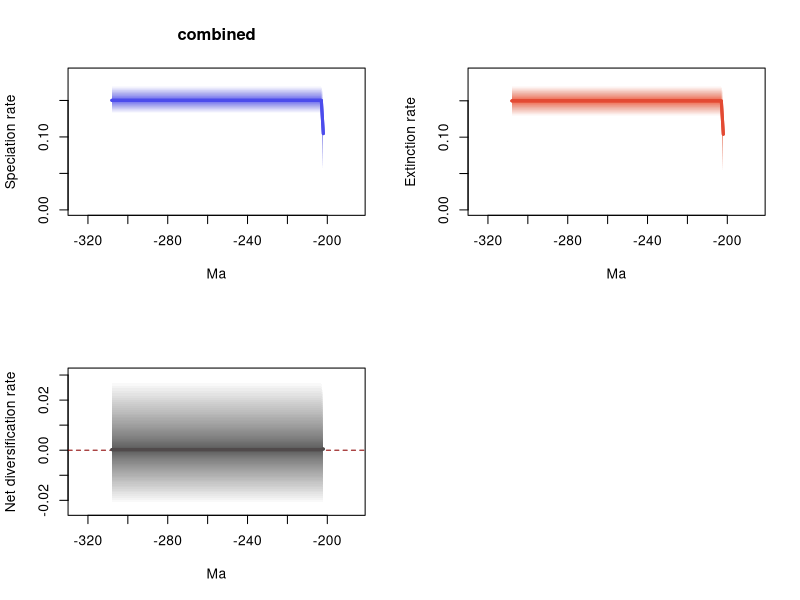

The R source for this figure:
# 1 files combined:
# 	C:\Users\SimoesLabAdmin\Documents\BDNN_Arielli\temnospondyli\mcmc_predictors\B_covar_mcmc/combined_10_marginal_rates.log

# 95% HPDs calculated using code from Biopy (https://www.cs.auckland.ac.nz/~yhel002/biopy/)

pdf(file='C:/Users/SimoesLabAdmin/Documents/BDNN_Arielli/temnospondyli/mcmc_predictors/B_covar_mcmc/combined_10_marginal_rates_RTT.pdf',width=10.8, height=8.4)
par(mfrow=c(2,2))
library(scales)
plot_RTT <- function (age,hpd_M,hpd_m,mean_m,color){
    N=100
    beta=(1:(N-1))/N
    alpha_shape=0.25
    cat=1-(beta^(1./alpha_shape))
    for (i in 1:(N-1)){
        trans= 1/N + 2/N
        polygon(c(age, rev(age)), c(hpd_M-((hpd_M-mean_m)*cat[i]), rev(hpd_m+((mean_m-hpd_m)*cat[i]))), col = alpha(color,trans), border = NA)
    }
    lines(rev(age), rev(mean_m), col = color, lwd=3)
}
    
L_hpd_m95=c(NA, NA,NA,NA,NA,NA,NA,NA,NA,NA,NA,NA,NA,NA,NA,NA,NA,NA,NA,NA,NA,NA,NA,NA,NA,NA,NA,NA,NA,NA,NA,NA,NA,NA,NA,NA,NA,NA,NA,NA,NA,NA,NA,NA,NA,NA,NA,NA,NA,NA,NA,NA,NA,NA,NA,NA,NA,NA,NA,NA,NA,NA,NA,NA,NA,NA,NA,NA,NA,NA,NA,NA,NA,NA,NA,NA,NA,NA,NA,NA,NA,NA,NA,NA,NA,NA,NA,NA,NA,NA,NA,NA,NA,NA,NA,NA,NA,NA,NA,NA,NA,NA,NA,NA,NA,NA,NA,NA,NA,NA,NA,NA,NA,NA,NA,NA,NA,NA,NA,NA,NA,NA,NA,NA,NA,NA,NA,NA,NA,NA,NA,NA,NA,NA,NA,NA,NA,NA,NA,NA,NA,NA,NA,NA,NA,NA,NA,NA,NA,NA,NA,NA,NA,NA,NA,NA,NA,NA,NA,NA,NA,NA,NA,NA,NA,NA,NA,NA,NA,NA,NA,NA,NA,NA,NA,NA,NA,NA,NA,NA,NA,NA,NA,NA,NA,NA,NA,NA,NA,NA,NA,NA,NA,NA,NA,NA,NA,NA,NA,NA,NA,NA,0.0,0.132778,0.132778,0.132778,0.132778,0.132778,0.132778,0.132778,0.132778,0.132778,0.132778,0.132778,0.132778,0.132778,0.132778,0.132778,0.132778,0.132778,0.132778,0.132778,0.132778,0.132778,0.132778,0.132778,0.132778,0.132778,0.132778,0.132778,0.132778,0.132778,0.132778,0.132778,0.132778,0.132778,0.132778,0.132778,0.132778,0.132778,0.132778,0.132778,0.132778,0.132778,0.132778,0.132778,0.132778,0.132778,0.132778,0.132778,0.132778,0.132778,0.132778,0.132778,0.132778,0.132778,0.132778,0.132778,0.132778,0.132778,0.132778,0.132778,0.132778,0.132778,0.132778,0.132778,0.132778,0.132778,0.132778,0.132778,0.132778,0.132778,0.132778,0.132778,0.132778,0.132778,0.132778,0.132778,0.132778,0.132778,0.132778,0.132778,0.132778,0.132778,0.132778,0.132778,0.132778,0.132778,0.132778,0.132778,0.132778,0.132778,0.132778,0.132778,0.132778,0.132778,0.132778,0.132778,0.132778,0.132778,0.132778,0.132778,0.132778,0.132778,0.132778,0.132778,0.132778,0.132778,0.132778)
L_hpd_M95=c(NA, NA,NA,NA,NA,NA,NA,NA,NA,NA,NA,NA,NA,NA,NA,NA,NA,NA,NA,NA,NA,NA,NA,NA,NA,NA,NA,NA,NA,NA,NA,NA,NA,NA,NA,NA,NA,NA,NA,NA,NA,NA,NA,NA,NA,NA,NA,NA,NA,NA,NA,NA,NA,NA,NA,NA,NA,NA,NA,NA,NA,NA,NA,NA,NA,NA,NA,NA,NA,NA,NA,NA,NA,NA,NA,NA,NA,NA,NA,NA,NA,NA,NA,NA,NA,NA,NA,NA,NA,NA,NA,NA,NA,NA,NA,NA,NA,NA,NA,NA,NA,NA,NA,NA,NA,NA,NA,NA,NA,NA,NA,NA,NA,NA,NA,NA,NA,NA,NA,NA,NA,NA,NA,NA,NA,NA,NA,NA,NA,NA,NA,NA,NA,NA,NA,NA,NA,NA,NA,NA,NA,NA,NA,NA,NA,NA,NA,NA,NA,NA,NA,NA,NA,NA,NA,NA,NA,NA,NA,NA,NA,NA,NA,NA,NA,NA,NA,NA,NA,NA,NA,NA,NA,NA,NA,NA,NA,NA,NA,NA,NA,NA,NA,NA,NA,NA,NA,NA,NA,NA,NA,NA,NA,NA,NA,NA,NA,NA,NA,NA,NA,NA,0.163759,0.169945,0.169945,0.169945,0.169945,0.169945,0.169945,0.169945,0.169945,0.169945,0.169945,0.169945,0.169945,0.169945,0.169945,0.169945,0.169945,0.169945,0.169945,0.169945,0.169945,0.169945,0.169945,0.169945,0.169945,0.169945,0.169945,0.169945,0.169945,0.169945,0.169945,0.169945,0.169945,0.169945,0.169945,0.169945,0.169945,0.169945,0.169945,0.169945,0.169945,0.169945,0.169945,0.169945,0.169945,0.169945,0.169945,0.169945,0.169945,0.169945,0.169945,0.169945,0.169945,0.169945,0.169945,0.169945,0.169945,0.169945,0.169945,0.169945,0.169945,0.169945,0.169945,0.169945,0.169945,0.169945,0.169945,0.169945,0.169945,0.169945,0.169945,0.169945,0.169945,0.169945,0.169945,0.169945,0.169945,0.169945,0.169945,0.169945,0.169945,0.169945,0.169945,0.169945,0.169945,0.169945,0.169945,0.169945,0.169945,0.169945,0.169945,0.169945,0.169945,0.169945,0.169945,0.169945,0.169945,0.169945,0.169945,0.169945,0.169945,0.169945,0.169945,0.169945,0.169945,0.169945,0.169945)
M_hpd_m95=c(NA, NA,NA,NA,NA,NA,NA,NA,NA,NA,NA,NA,NA,NA,NA,NA,NA,NA,NA,NA,NA,NA,NA,NA,NA,NA,NA,NA,NA,NA,NA,NA,NA,NA,NA,NA,NA,NA,NA,NA,NA,NA,NA,NA,NA,NA,NA,NA,NA,NA,NA,NA,NA,NA,NA,NA,NA,NA,NA,NA,NA,NA,NA,NA,NA,NA,NA,NA,NA,NA,NA,NA,NA,NA,NA,NA,NA,NA,NA,NA,NA,NA,NA,NA,NA,NA,NA,NA,NA,NA,NA,NA,NA,NA,NA,NA,NA,NA,NA,NA,NA,NA,NA,NA,NA,NA,NA,NA,NA,NA,NA,NA,NA,NA,NA,NA,NA,NA,NA,NA,NA,NA,NA,NA,NA,NA,NA,NA,NA,NA,NA,NA,NA,NA,NA,NA,NA,NA,NA,NA,NA,NA,NA,NA,NA,NA,NA,NA,NA,NA,NA,NA,NA,NA,NA,NA,NA,NA,NA,NA,NA,NA,NA,NA,NA,NA,NA,NA,NA,NA,NA,NA,NA,NA,NA,NA,NA,NA,NA,NA,NA,NA,NA,NA,NA,NA,NA,NA,NA,NA,NA,NA,NA,NA,NA,NA,NA,NA,NA,NA,NA,NA,0.0,0.128824,0.128824,0.128824,0.128824,0.128824,0.128824,0.128824,0.128824,0.128824,0.128824,0.128824,0.128824,0.128824,0.128824,0.128824,0.128824,0.128824,0.128824,0.128824,0.128824,0.128824,0.128824,0.128824,0.128824,0.128824,0.128824,0.128824,0.128824,0.128824,0.128824,0.128824,0.128824,0.128824,0.128824,0.128824,0.128824,0.128824,0.128824,0.128824,0.128824,0.128824,0.128824,0.128824,0.128824,0.128824,0.128824,0.128824,0.128824,0.128824,0.128824,0.128824,0.128824,0.128824,0.128824,0.128824,0.128824,0.128824,0.128824,0.128824,0.128824,0.128824,0.128824,0.128824,0.128824,0.128824,0.128824,0.128824,0.128824,0.128824,0.128824,0.128824,0.128824,0.128824,0.128824,0.128824,0.128824,0.128824,0.128824,0.128824,0.128824,0.128824,0.128824,0.128824,0.128824,0.128824,0.128824,0.128824,0.128824,0.128824,0.128824,0.128824,0.128824,0.128824,0.128824,0.128824,0.128824,0.128824,0.128824,0.128824,0.128824,0.128824,0.128824,0.128824,0.128824,0.128824,0.128824)
M_hpd_M95=c(NA, NA,NA,NA,NA,NA,NA,NA,NA,NA,NA,NA,NA,NA,NA,NA,NA,NA,NA,NA,NA,NA,NA,NA,NA,NA,NA,NA,NA,NA,NA,NA,NA,NA,NA,NA,NA,NA,NA,NA,NA,NA,NA,NA,NA,NA,NA,NA,NA,NA,NA,NA,NA,NA,NA,NA,NA,NA,NA,NA,NA,NA,NA,NA,NA,NA,NA,NA,NA,NA,NA,NA,NA,NA,NA,NA,NA,NA,NA,NA,NA,NA,NA,NA,NA,NA,NA,NA,NA,NA,NA,NA,NA,NA,NA,NA,NA,NA,NA,NA,NA,NA,NA,NA,NA,NA,NA,NA,NA,NA,NA,NA,NA,NA,NA,NA,NA,NA,NA,NA,NA,NA,NA,NA,NA,NA,NA,NA,NA,NA,NA,NA,NA,NA,NA,NA,NA,NA,NA,NA,NA,NA,NA,NA,NA,NA,NA,NA,NA,NA,NA,NA,NA,NA,NA,NA,NA,NA,NA,NA,NA,NA,NA,NA,NA,NA,NA,NA,NA,NA,NA,NA,NA,NA,NA,NA,NA,NA,NA,NA,NA,NA,NA,NA,NA,NA,NA,NA,NA,NA,NA,NA,NA,NA,NA,NA,NA,NA,NA,NA,NA,NA,0.164031,0.170456,0.170456,0.170456,0.170456,0.170456,0.170456,0.170456,0.170456,0.170456,0.170456,0.170456,0.170456,0.170456,0.170456,0.170456,0.170456,0.170456,0.170456,0.170456,0.170456,0.170456,0.170456,0.170456,0.170456,0.170456,0.170456,0.170456,0.170456,0.170456,0.170456,0.170456,0.170456,0.170456,0.170456,0.170456,0.170456,0.170456,0.170456,0.170456,0.170456,0.170456,0.170456,0.170456,0.170456,0.170456,0.170456,0.170456,0.170456,0.170456,0.170456,0.170456,0.170456,0.170456,0.170456,0.170456,0.170456,0.170456,0.170456,0.170456,0.170456,0.170456,0.170456,0.170456,0.170456,0.170456,0.170456,0.170456,0.170456,0.170456,0.170456,0.170456,0.170456,0.170456,0.170456,0.170456,0.170456,0.170456,0.170456,0.170456,0.170456,0.170456,0.170456,0.170456,0.170456,0.170456,0.170456,0.170456,0.170456,0.170456,0.170456,0.170456,0.170456,0.170456,0.170456,0.170456,0.170456,0.170456,0.170456,0.170456,0.170456,0.170456,0.170456,0.170456,0.170456,0.170456,0.170456)
R_hpd_m95=c(NA, NA,NA,NA,NA,NA,NA,NA,NA,NA,NA,NA,NA,NA,NA,NA,NA,NA,NA,NA,NA,NA,NA,NA,NA,NA,NA,NA,NA,NA,NA,NA,NA,NA,NA,NA,NA,NA,NA,NA,NA,NA,NA,NA,NA,NA,NA,NA,NA,NA,NA,NA,NA,NA,NA,NA,NA,NA,NA,NA,NA,NA,NA,NA,NA,NA,NA,NA,NA,NA,NA,NA,NA,NA,NA,NA,NA,NA,NA,NA,NA,NA,NA,NA,NA,NA,NA,NA,NA,NA,NA,NA,NA,NA,NA,NA,NA,NA,NA,NA,NA,NA,NA,NA,NA,NA,NA,NA,NA,NA,NA,NA,NA,NA,NA,NA,NA,NA,NA,NA,NA,NA,NA,NA,NA,NA,NA,NA,NA,NA,NA,NA,NA,NA,NA,NA,NA,NA,NA,NA,NA,NA,NA,NA,NA,NA,NA,NA,NA,NA,NA,NA,NA,NA,NA,NA,NA,NA,NA,NA,NA,NA,NA,NA,NA,NA,NA,NA,NA,NA,NA,NA,NA,NA,NA,NA,NA,NA,NA,NA,NA,NA,NA,NA,NA,NA,NA,NA,NA,NA,NA,NA,NA,NA,NA,NA,NA,NA,NA,NA,NA,NA,-0.021647,-0.021647,-0.021647,-0.021647,-0.021647,-0.021647,-0.021647,-0.021647,-0.021647,-0.021647,-0.021647,-0.021647,-0.021647,-0.021647,-0.021647,-0.021647,-0.021647,-0.021647,-0.021647,-0.021647,-0.021647,-0.021647,-0.021647,-0.021647,-0.021647,-0.021647,-0.021647,-0.021647,-0.021647,-0.021647,-0.021647,-0.021647,-0.021647,-0.021647,-0.021647,-0.021647,-0.021647,-0.021647,-0.021647,-0.021647,-0.021647,-0.021647,-0.021647,-0.021647,-0.021647,-0.021647,-0.021647,-0.021647,-0.021647,-0.021647,-0.021647,-0.021647,-0.021647,-0.021647,-0.021647,-0.021647,-0.021647,-0.021647,-0.021647,-0.021647,-0.021647,-0.021647,-0.021647,-0.021647,-0.021647,-0.021647,-0.021647,-0.021647,-0.021647,-0.021647,-0.021647,-0.021647,-0.021647,-0.021647,-0.021647,-0.021647,-0.021647,-0.021647,-0.021647,-0.021647,-0.021647,-0.021647,-0.021647,-0.021647,-0.021647,-0.021647,-0.021647,-0.021647,-0.021647,-0.021647,-0.021647,-0.021647,-0.021647,-0.021647,-0.021647,-0.021647,-0.021647,-0.021647,-0.021647,-0.021647,-0.021647,-0.021647,-0.021647,-0.021647,-0.021647,-0.021647,-0.021647)
R_hpd_M95=c(NA, NA,NA,NA,NA,NA,NA,NA,NA,NA,NA,NA,NA,NA,NA,NA,NA,NA,NA,NA,NA,NA,NA,NA,NA,NA,NA,NA,NA,NA,NA,NA,NA,NA,NA,NA,NA,NA,NA,NA,NA,NA,NA,NA,NA,NA,NA,NA,NA,NA,NA,NA,NA,NA,NA,NA,NA,NA,NA,NA,NA,NA,NA,NA,NA,NA,NA,NA,NA,NA,NA,NA,NA,NA,NA,NA,NA,NA,NA,NA,NA,NA,NA,NA,NA,NA,NA,NA,NA,NA,NA,NA,NA,NA,NA,NA,NA,NA,NA,NA,NA,NA,NA,NA,NA,NA,NA,NA,NA,NA,NA,NA,NA,NA,NA,NA,NA,NA,NA,NA,NA,NA,NA,NA,NA,NA,NA,NA,NA,NA,NA,NA,NA,NA,NA,NA,NA,NA,NA,NA,NA,NA,NA,NA,NA,NA,NA,NA,NA,NA,NA,NA,NA,NA,NA,NA,NA,NA,NA,NA,NA,NA,NA,NA,NA,NA,NA,NA,NA,NA,NA,NA,NA,NA,NA,NA,NA,NA,NA,NA,NA,NA,NA,NA,NA,NA,NA,NA,NA,NA,NA,NA,NA,NA,NA,NA,NA,NA,NA,NA,NA,NA,0.0232,0.027824,0.027824,0.027824,0.027824,0.027824,0.027824,0.027824,0.027824,0.027824,0.027824,0.027824,0.027824,0.027824,0.027824,0.027824,0.027824,0.027824,0.027824,0.027824,0.027824,0.027824,0.027824,0.027824,0.027824,0.027824,0.027824,0.027824,0.027824,0.027824,0.027824,0.027824,0.027824,0.027824,0.027824,0.027824,0.027824,0.027824,0.027824,0.027824,0.027824,0.027824,0.027824,0.027824,0.027824,0.027824,0.027824,0.027824,0.027824,0.027824,0.027824,0.027824,0.027824,0.027824,0.027824,0.027824,0.027824,0.027824,0.027824,0.027824,0.027824,0.027824,0.027824,0.027824,0.027824,0.027824,0.027824,0.027824,0.027824,0.027824,0.027824,0.027824,0.027824,0.027824,0.027824,0.027824,0.027824,0.027824,0.027824,0.027824,0.027824,0.027824,0.027824,0.027824,0.027824,0.027824,0.027824,0.027824,0.027824,0.027824,0.027824,0.027824,0.027824,0.027824,0.027824,0.027824,0.027824,0.027824,0.027824,0.027824,0.027824,0.027824,0.027824,0.027824,0.027824,0.027824,0.027824)
L_mean=c(NA, NA,NA,NA,NA,NA,NA,NA,NA,NA,NA,NA,NA,NA,NA,NA,NA,NA,NA,NA,NA,NA,NA,NA,NA,NA,NA,NA,NA,NA,NA,NA,NA,NA,NA,NA,NA,NA,NA,NA,NA,NA,NA,NA,NA,NA,NA,NA,NA,NA,NA,NA,NA,NA,NA,NA,NA,NA,NA,NA,NA,NA,NA,NA,NA,NA,NA,NA,NA,NA,NA,NA,NA,NA,NA,NA,NA,NA,NA,NA,NA,NA,NA,NA,NA,NA,NA,NA,NA,NA,NA,NA,NA,NA,NA,NA,NA,NA,NA,NA,NA,NA,NA,NA,NA,NA,NA,NA,NA,NA,NA,NA,NA,NA,NA,NA,NA,NA,NA,NA,NA,NA,NA,NA,NA,NA,NA,NA,NA,NA,NA,NA,NA,NA,NA,NA,NA,NA,NA,NA,NA,NA,NA,NA,NA,NA,NA,NA,NA,NA,NA,NA,NA,NA,NA,NA,NA,NA,NA,NA,NA,NA,NA,NA,NA,NA,NA,NA,NA,NA,NA,NA,NA,NA,NA,NA,NA,NA,NA,NA,NA,NA,NA,NA,NA,NA,NA,NA,NA,NA,NA,NA,NA,NA,NA,NA,NA,NA,NA,NA,NA,NA,0.104557613,0.15015538,0.15015538,0.15015538,0.15015538,0.15015538,0.15015538,0.15015538,0.15015538,0.15015538,0.15015538,0.15015538,0.15015538,0.15015538,0.15015538,0.15015538,0.15015538,0.15015538,0.15015538,0.15015538,0.15015538,0.15015538,0.15015538,0.15015538,0.15015538,0.15015538,0.15015538,0.15015538,0.15015538,0.15015538,0.15015538,0.15015538,0.15015538,0.15015538,0.15015538,0.15015538,0.15015538,0.15015538,0.15015538,0.15015538,0.15015538,0.15015538,0.15015538,0.15015538,0.15015538,0.15015538,0.15015538,0.15015538,0.15015538,0.15015538,0.15015538,0.15015538,0.15015538,0.15015538,0.15015538,0.15015538,0.15015538,0.15015538,0.15015538,0.15015538,0.15015538,0.15015538,0.15015538,0.15015538,0.15015538,0.15015538,0.15015538,0.15015538,0.15015538,0.15015538,0.15015538,0.15015538,0.15015538,0.15015538,0.15015538,0.15015538,0.15015538,0.15015538,0.15015538,0.15015538,0.15015538,0.15015538,0.15015538,0.15015538,0.15015538,0.15015538,0.15015538,0.15015538,0.15015538,0.15015538,0.15015538,0.15015538,0.15015538,0.15015538,0.15015538,0.15015538,0.15015538,0.15015538,0.15015538,0.15015538,0.15015538,0.15015538,0.15015538,0.15015538,0.15015538,0.15015538,0.15015538)
M_mean=c(NA, NA,NA,NA,NA,NA,NA,NA,NA,NA,NA,NA,NA,NA,NA,NA,NA,NA,NA,NA,NA,NA,NA,NA,NA,NA,NA,NA,NA,NA,NA,NA,NA,NA,NA,NA,NA,NA,NA,NA,NA,NA,NA,NA,NA,NA,NA,NA,NA,NA,NA,NA,NA,NA,NA,NA,NA,NA,NA,NA,NA,NA,NA,NA,NA,NA,NA,NA,NA,NA,NA,NA,NA,NA,NA,NA,NA,NA,NA,NA,NA,NA,NA,NA,NA,NA,NA,NA,NA,NA,NA,NA,NA,NA,NA,NA,NA,NA,NA,NA,NA,NA,NA,NA,NA,NA,NA,NA,NA,NA,NA,NA,NA,NA,NA,NA,NA,NA,NA,NA,NA,NA,NA,NA,NA,NA,NA,NA,NA,NA,NA,NA,NA,NA,NA,NA,NA,NA,NA,NA,NA,NA,NA,NA,NA,NA,NA,NA,NA,NA,NA,NA,NA,NA,NA,NA,NA,NA,NA,NA,NA,NA,NA,NA,NA,NA,NA,NA,NA,NA,NA,NA,NA,NA,NA,NA,NA,NA,NA,NA,NA,NA,NA,NA,NA,NA,NA,NA,NA,NA,NA,NA,NA,NA,NA,NA,NA,NA,NA,NA,NA,NA,0.104071788,0.149912554,0.149912554,0.149912554,0.149912554,0.149912554,0.149912554,0.149912554,0.149912554,0.149912554,0.149912554,0.149912554,0.149912554,0.149912554,0.149912554,0.149912554,0.149912554,0.149912554,0.149912554,0.149912554,0.149912554,0.149912554,0.149912554,0.149912554,0.149912554,0.149912554,0.149912554,0.149912554,0.149912554,0.149912554,0.149912554,0.149912554,0.149912554,0.149912554,0.149912554,0.149912554,0.149912554,0.149912554,0.149912554,0.149912554,0.149912554,0.149912554,0.149912554,0.149912554,0.149912554,0.149912554,0.149912554,0.149912554,0.149912554,0.149912554,0.149912554,0.149912554,0.149912554,0.149912554,0.149912554,0.149912554,0.149912554,0.149912554,0.149912554,0.149912554,0.149912554,0.149912554,0.149912554,0.149912554,0.149912554,0.149912554,0.149912554,0.149912554,0.149912554,0.149912554,0.149912554,0.149912554,0.149912554,0.149912554,0.149912554,0.149912554,0.149912554,0.149912554,0.149912554,0.149912554,0.149912554,0.149912554,0.149912554,0.149912554,0.149912554,0.149912554,0.149912554,0.149912554,0.149912554,0.149912554,0.149912554,0.149912554,0.149912554,0.149912554,0.149912554,0.149912554,0.149912554,0.149912554,0.149912554,0.149912554,0.149912554,0.149912554,0.149912554,0.149912554,0.149912554,0.149912554,0.149912554)
R_mean=c(NA, NA,NA,NA,NA,NA,NA,NA,NA,NA,NA,NA,NA,NA,NA,NA,NA,NA,NA,NA,NA,NA,NA,NA,NA,NA,NA,NA,NA,NA,NA,NA,NA,NA,NA,NA,NA,NA,NA,NA,NA,NA,NA,NA,NA,NA,NA,NA,NA,NA,NA,NA,NA,NA,NA,NA,NA,NA,NA,NA,NA,NA,NA,NA,NA,NA,NA,NA,NA,NA,NA,NA,NA,NA,NA,NA,NA,NA,NA,NA,NA,NA,NA,NA,NA,NA,NA,NA,NA,NA,NA,NA,NA,NA,NA,NA,NA,NA,NA,NA,NA,NA,NA,NA,NA,NA,NA,NA,NA,NA,NA,NA,NA,NA,NA,NA,NA,NA,NA,NA,NA,NA,NA,NA,NA,NA,NA,NA,NA,NA,NA,NA,NA,NA,NA,NA,NA,NA,NA,NA,NA,NA,NA,NA,NA,NA,NA,NA,NA,NA,NA,NA,NA,NA,NA,NA,NA,NA,NA,NA,NA,NA,NA,NA,NA,NA,NA,NA,NA,NA,NA,NA,NA,NA,NA,NA,NA,NA,NA,NA,NA,NA,NA,NA,NA,NA,NA,NA,NA,NA,NA,NA,NA,NA,NA,NA,NA,NA,NA,NA,NA,NA,0.000485801,0.000242805,0.000242805,0.000242805,0.000242805,0.000242805,0.000242805,0.000242805,0.000242805,0.000242805,0.000242805,0.000242805,0.000242805,0.000242805,0.000242805,0.000242805,0.000242805,0.000242805,0.000242805,0.000242805,0.000242805,0.000242805,0.000242805,0.000242805,0.000242805,0.000242805,0.000242805,0.000242805,0.000242805,0.000242805,0.000242805,0.000242805,0.000242805,0.000242805,0.000242805,0.000242805,0.000242805,0.000242805,0.000242805,0.000242805,0.000242805,0.000242805,0.000242805,0.000242805,0.000242805,0.000242805,0.000242805,0.000242805,0.000242805,0.000242805,0.000242805,0.000242805,0.000242805,0.000242805,0.000242805,0.000242805,0.000242805,0.000242805,0.000242805,0.000242805,0.000242805,0.000242805,0.000242805,0.000242805,0.000242805,0.000242805,0.000242805,0.000242805,0.000242805,0.000242805,0.000242805,0.000242805,0.000242805,0.000242805,0.000242805,0.000242805,0.000242805,0.000242805,0.000242805,0.000242805,0.000242805,0.000242805,0.000242805,0.000242805,0.000242805,0.000242805,0.000242805,0.000242805,0.000242805,0.000242805,0.000242805,0.000242805,0.000242805,0.000242805,0.000242805,0.000242805,0.000242805,0.000242805,0.000242805,0.000242805,0.000242805,0.000242805,0.000242805,0.000242805,0.000242805,0.000242805,0.000242805)
trans=0.5
age=(0:(309-1))* -1
plot(age,age,type = 'n', ylim = c(0, 0.18693950000000004), xlim = c(-324.45,-186.55), ylab = 'Speciation rate', xlab = 'Ma',main='combined' )
plot_RTT(age,L_hpd_M95,L_hpd_m95,L_mean,"#4c4cec")
lines(rev(age), rev(L_mean), col = "#4c4cec", lwd=3)
plot(age,age,type = 'n', ylim = c(0, 0.18750160000000002), xlim = c(-324.45,-186.55), ylab = 'Extinction rate', xlab = 'Ma' )
plot_RTT(age,M_hpd_M95,M_hpd_m95,M_mean,"#e34a33")
lines(rev(age), rev(M_mean), col = "#e34a33", lwd=3)
plot(age,age,type = 'n', ylim = c(-0.0238117, 0.030606400000000006), xlim = c(-324.45,-186.55), ylab = 'Net diversification rate', xlab = 'Ma' )
abline(h=0,lty=2,col="darkred")
plot_RTT(age,R_hpd_M95,R_hpd_m95,R_mean,"#504A4B")
lines(rev(age), rev(R_mean), col = "#504A4B", lwd=3)
n <- dev.off()
